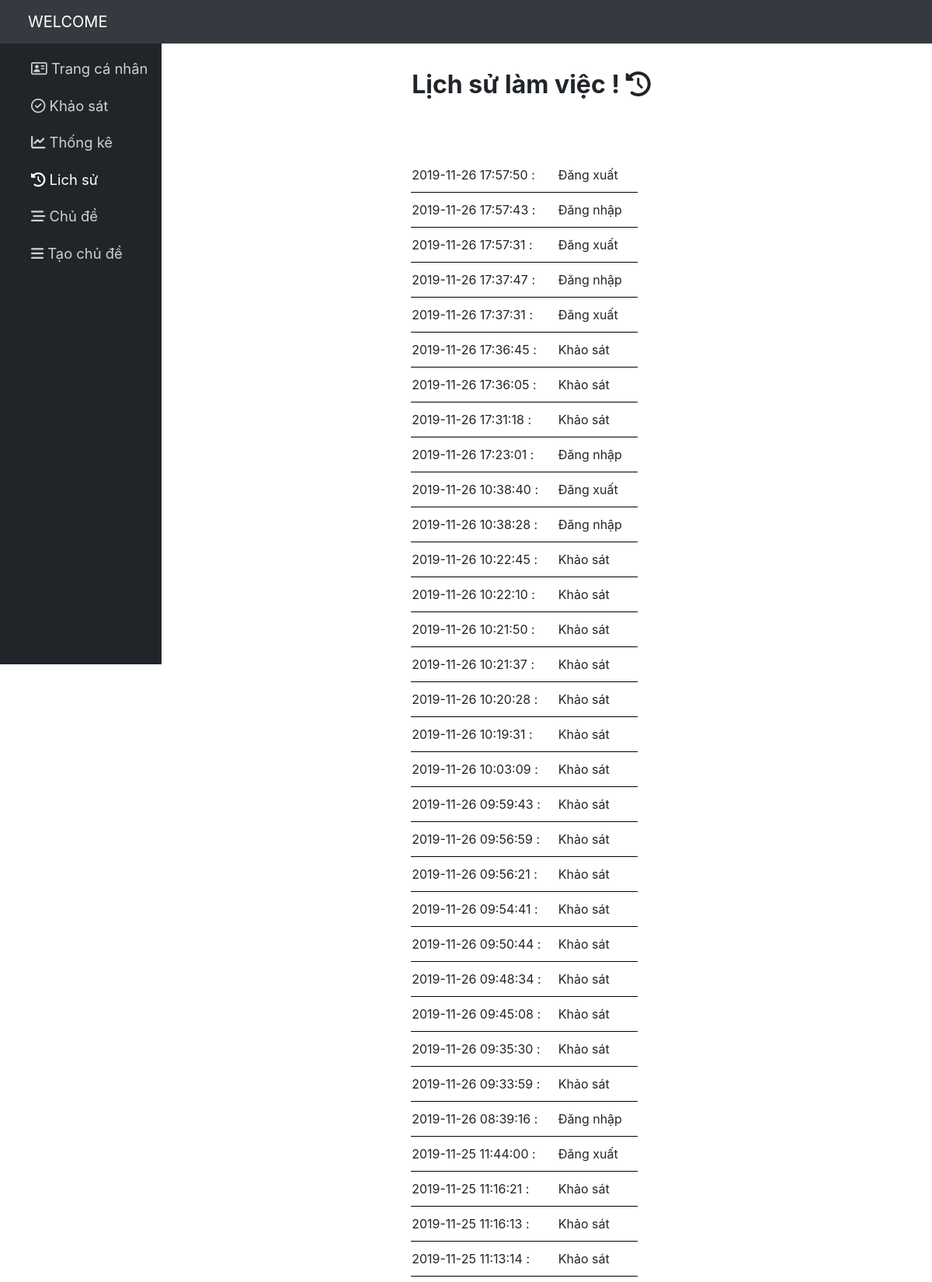
Screenshot of /admin/lichsu.php?id=1 (upper part) with the database file from the repository.
### tables this page shows
CREATE TABLE IF NOT EXISTS `lichsu` (
  `id` int(11) NOT NULL,
  `congviec` varchar(50) NOT NULL,
  `thoigian` datetime NOT NULL
);

### admin/lichsu.php (the view, shortened to what this page needs)
<?php
	$link = new mysqli('localhost','root','','moitruong') or die('ket noi that bai!');
	mysqli_query($link,'SET NAMES UTF8');
	include('m_top.php');
	$iduser=$_GET['id'];
?>
<?php
	$query="SELECT thoigian,congviec FROM lichsu where id=$iduser order by thoigian DESC";
	$result = mysqli_query($link,$query);
?>
<body>
	<header>
		<a class="logo" href="m_index.php">WELCOME</a>
	</header>
<ul class="thanhben">
	<li class="muc">
		<a class="trangcanhan" href="m_index.php?id=<?php echo $iduser ?>">
			<i class="far fa-address-card"></i>
			<span>Trang cá nhân</span>
        </a>
    </li>
	<li class="muc">
		<a class="khaosat" href="s_index.php?id=<?php echo $iduser ?>">
			<i class="far fa-check-circle"></i>
			<span>Khảo sát</span>
        </a>
    </li>
	<li class="muc">
		<a class="thongke" href="thongke.php?id=<?php echo $iduser ?>">
			<i class="fas fa-chart-line"></i>
			<span>Thống kê</span>
        </a>
    </li>
	<li class="muc">
		<a class="lichsu light" href="lichsu.php?id=<?php echo $iduser ?>">
			<i class="fas fa-history"></i>
			<span>Lich sử</span>
        </a>
    </li>
	<li class="muc">
		<a class="chude" href="chude.php?id=<?php echo $iduser ?>">
			<i class="fas fa-stream"></i>
			<span>Chủ đề</span>
        </a>
    </li>
	<li class="muc">
		<a class="chude" href="taochude.php?id=<?php echo $iduser ?>">
			<i class="fas fa-bars"></i>
			<span>Tạo chủ đề</span>
        </a>
    </li>
</ul>
<div class="index">
	<div class="tieude">
		<h1>Lịch sử làm việc !    <i class="fas fa-history"></i></h1>
	</div>
	<div class="llichsu">
		<table class="listls">
			<?php
			if(mysqli_num_rows($result)>0){
				while($row = mysqli_fetch_assoc($result)){ ?>
					<tr>
						<td><?php echo $row['thoigian'];?> : </td>
						<td><?php echo $row['congviec'];?></td>
					</tr>
					<?php
				}
			}?>
		</table>
	</div>
</div>
<?php
	include('m_bottom.php');
?>

### admin/css/m_style.css (style rules this page uses)
body { margin: 0px; font-family: -apple-system, BlinkMacSystemFont, "Segoe UI", Roboto, "Helvetica Neue", Arial, "Noto Sans", sans-serif, "Apple Color Emoji", "Segoe UI Emoji", "Segoe UI Symbol", "Noto Color Emoji"; font-size: 1rem; font-weight: 400; line-height: 1.5; color: #212529; text-align: left; background-color: #fff; }
a { color: #007bff; text-decoration: none; background-color: transparent; }
header { background-color: #343a40; position: relative; padding: 0.5rem 1rem; width: 200vh; position:fixed; z-index:1; }
.logo { padding-top: 0.3125rem; padding-bottom: 0.3125rem; margin-right: 1rem; font-size: 1.25rem; line-height: inherit; white-space: nowrap; color: #fff; width:20%; display : inline-block; margin-left:20px; }
.thanhben { width: 14%; background-color: #212529; margin:0px; float:left; padding-top:3; height: 100vh; position:fixed; margin-top:55px; }
.muc { margin-top:40px; font-size: 1.15rem; margin-top: 20px; }
.muc a { color: rgb(209, 207, 209); }
.muc .light { color: #fff; }
.index { width:86%; position:absolute; margin-left:14%; margin-top:55px; }
table { border-collapse: collapse; text-align:center-left ; }
.thongtincn, tr, td { padding-right:50px; padding-top:10px; padding-bottom:10px; }
.thongtincn, tr, td { padding-right:20px; }
.tieude { width:100%; text-align:center; margin-top:30px; margin-bottom:50px; }
.llichsu { margin-left:35%; margin-top:70px; }
.listls td { border-bottom: 1px solid black; padding-bottom:10px; padding-top:10px; }

### rows the page displays
lichsu: thoigian "2019-11-26 17:57:50", congviec "Đăng xuất"
lichsu: thoigian "2019-11-26 17:57:43", congviec "Đăng nhập"
lichsu: thoigian "2019-11-26 17:57:31", congviec "Đăng xuất"
lichsu: thoigian "2019-11-26 17:37:47", congviec "Đăng nhập"
lichsu: thoigian "2019-11-26 17:37:31", congviec "Đăng xuất"
lichsu: thoigian "2019-11-26 17:36:45", congviec "Khảo sát"
lichsu: thoigian "2019-11-26 17:36:05", congviec "Khảo sát"
lichsu: thoigian "2019-11-26 17:31:18", congviec "Khảo sát"
lichsu: thoigian "2019-11-26 17:23:01", congviec "Đăng nhập"
lichsu: thoigian "2019-11-26 10:38:40", congviec "Đăng xuất"
lichsu: thoigian "2019-11-26 10:38:28", congviec "Đăng nhập"
lichsu: thoigian "2019-11-26 10:22:45", congviec "Khảo sát"
lichsu: thoigian "2019-11-26 10:22:10", congviec "Khảo sát"
lichsu: thoigian "2019-11-26 10:21:50", congviec "Khảo sát"
lichsu: thoigian "2019-11-26 10:21:37", congviec "Khảo sát"
lichsu: thoigian "2019-11-26 10:20:28", congviec "Khảo sát"
lichsu: thoigian "2019-11-26 10:19:31", congviec "Khảo sát"
lichsu: thoigian "2019-11-26 10:03:09", congviec "Khảo sát"
lichsu: thoigian "2019-11-26 09:59:43", congviec "Khảo sát"
lichsu: thoigian "2019-11-26 09:56:59", congviec "Khảo sát"
lichsu: thoigian "2019-11-26 09:56:21", congviec "Khảo sát"
lichsu: thoigian "2019-11-26 09:54:41", congviec "Khảo sát"
lichsu: thoigian "2019-11-26 09:50:44", congviec "Khảo sát"
lichsu: thoigian "2019-11-26 09:48:34", congviec "Khảo sát"
lichsu: thoigian "2019-11-26 09:45:08", congviec "Khảo sát"
lichsu: thoigian "2019-11-26 09:35:30", congviec "Khảo sát"
lichsu: thoigian "2019-11-26 09:33:59", congviec "Khảo sát"
lichsu: thoigian "2019-11-26 08:39:16", congviec "Đăng nhập"
lichsu: thoigian "2019-11-25 11:44:00", congviec "Đăng xuất"
lichsu: thoigian "2019-11-25 11:16:21", congviec "Khảo sát"
lichsu: thoigian "2019-11-25 11:16:13", congviec "Khảo sát"
lichsu: thoigian "2019-11-25 11:13:14", congviec "Khảo sát"
